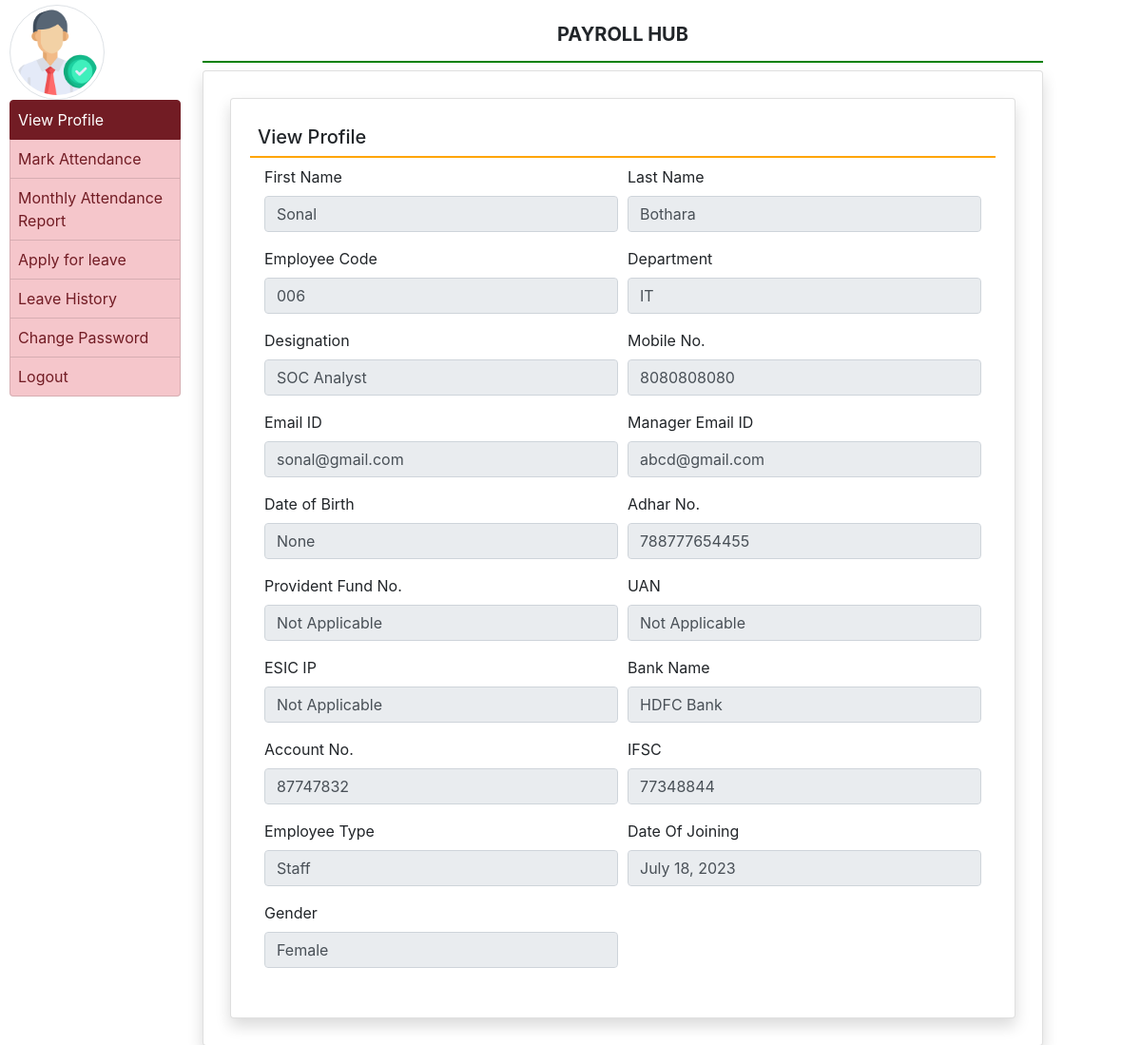
/viewProfile/ (signed in), run on the app's committed database.
### employee/models.py (models this page shows, shortened)
class EmployeeDetail(models.Model):
    empcode = models.CharField(primary_key=True,max_length=50)
    user = models.ForeignKey(User, on_delete=models.CASCADE)
    empdept = models.CharField(max_length=50, null=True)
    designation = models.CharField(max_length=100, null=True)
    contact = models.CharField(max_length=10, null=True)
    gender = models.CharField(max_length=50, null=True)
    joiningDate = models.DateField(null=True)
    manage = models.CharField(max_length=50, null=True)
    dob = models.DateField(null=True, blank=True)
    adhar = models.CharField(max_length=20,null=True,blank=True)
    pfno = models.CharField(max_length=20, default="Not Applicable")
    uan = models.CharField(max_length=20, default="Not Applicable")
    esicip = models.CharField(max_length=20, default="Not Applicable")
    bank = models.CharField(max_length=200, null=True,blank=True)
    ifsc = models.CharField(max_length=50, null=True,blank=True)
    accountno = models.CharField(max_length=50, null=True,blank=True)
    emptype = models.CharField(max_length=50, null=True)
    leavingDate = models.DateField(null=True, blank=True)
    status = models.CharField(default="Active",max_length=20)
    company_name = models.CharField(default="None", max_length=200)
    class Meta :
        db_table = 'EmployeeDetail'

### employee/views.py (the view)
# urls.py: path('viewProfile/', views.viewProfile, name="viewProfile"),
def viewProfile(request):
    if not request.user.is_authenticated:
        return redirect('empLogin')
    user = request.user
    employee = EmployeeDetail.objects.get(user=user)
    if not employee.pfno:
        employee.pfno = "Not Applicable"
    if not employee.uan:
        employee.uan = "Not Applicable"
    if not employee.esicip:
        employee.esicip = "Not Applicable"
    return render(request, 'viewProfile.html', locals())

### employee/templates/viewProfile.html (shortened to what this page needs)
{% extends 'empBase.html' %}
{% block main %}
<div class="card shadow m-2">
    <div class="card-body">
        <h5 class="p-2" style="border-bottom:2px solid orange">View Profile </h5>
        <div class="container-fluid">
            <form method="post">
                <div class="form-row">
                    <div class="col-sm-6">
                        <div class="form-group">
                            <label>First Name</label>
                            <input type="text" name="firstname" class="form-control" value="{{employee.user.first_name}}" disabled>
                        </div>
                    </div>
                    <div class="col-sm-6">
                        <div class="form-group">
                            <label>Last Name</label>
                            <input type="text" name="lastname" class="form-control" value="{{employee.user.last_name}}" disabled>
                        </div>
                    </div>
                    <div class="col-sm-6">
                        <div class="form-group">
                            <label>Employee Code</label>
                            <input type="text" name="empcode" class="form-control" value="{{employee.empcode}}" disabled>
                        </div>
                    </div>
                    <div class="col-sm-6">
                        <div class="form-group">
                            <label>Department</label>
                            <input type="text" name="empDep" class="form-control" value="{{employee.empdept}}" disabled>
                        </div>
                    </div>
                    <div class="col-sm-6">
                        <div class="form-group">
                            <label>Designation</label>
                            <input type="text" name="empDes" class="form-control" value="{{employee.designation}}" disabled>
                        </div>
                    </div>
                    <div class="col-sm-6">
                        <div class="form-group">
                            <label>Mobile No.</label>
                            <input type="text" name="empContact" class="form-control" value="{{employee.contact}}" disabled>
                        </div>
                    </div>
                    <div class="col-sm-6">
                        <div class="form-group">
                            <label>Email ID</label>
                            <input type="text" name="emailid" class="form-control" value="{{employee.user.username}}" disabled>
                        </div>
                    </div>
                    <div class="col-sm-6">
                        <div class="form-group">
                            <label>Manager Email ID</label>
                            <input type="text" name="manager" class="form-control" value="{{employee.manage}}" disabled>
                        </div>
                    </div>
                    <div class="col-sm-6">
                        <div class="form-group">
                            <label>Date of Birth</label>
                            <input type="text" name="db" class="form-control" value="{{employee.dob}}" disabled>
                        </div>
                    </div>
                    <div class="col-sm-6">
                        <div class="form-group">
                            <label>Adhar No.</label>
                            <input type="text" name="adharno" class="form-control" value="{{employee.adhar}}" disabled>
                        </div>
                    </div>
                    <div class="col-sm-6">
                        <div class="form-group">
                            <label>Provident Fund No.</label>
                            <input type="text" name="pf" class="form-control" value="{{employee.pfno}}" disabled>
                        </div>
                    </div>
                    <div class="col-sm-6">
                        <div class="form-group">
                            <label>UAN</label>
                            <input type="text" name="uann" class="form-control" value="{{employee.uan}}" disabled>
                        </div>
                    </div>
                    <div class="col-sm-6">
                        <div class="form-group">
                            <label>ESIC IP</label>
                            <input type="text" name="esic" class="form-control" value="{{employee.esicip}}" disabled>
                        </div>
                    </div>
                    <div class="col-sm-6">
                        <div class="form-group">
                            <label>Bank Name</label>
                            <input type="text" name="bname" class="form-control" value="{{employee.bank}}" disabled>
                        </div>
                    </div>
                    <div class="col-sm-6">
                        <div class="form-group">
                            <label>Account No.</label>
                            <input type="text" name="acno" class="form-control" value="{{employee.accountno}}" disabled>
                        </div>
                    </div>
                    <div class="col-sm-6">
                        <div class="form-group">
                            <label>IFSC</label>
                            <input type="text" name="ifscno" class="form-control" value="{{employee.ifsc}}" disabled>
                        </div>
                    </div>
                    <div class="col-sm-6">
                        <div class="form-group">
                            <label>Employee Type</label>
                            <input type="text" name="emtype" class="form-control" value="{{employee.emptype}}" disabled>
                        </div>
                    </div>
                    <div class="col-sm-6">
                        <div class="form-group">
                            <label>Date Of Joining</label>
                            <input type="text" name="jdate" class="form-control" value="{{employee.joiningDate}}" disabled>
                        </div>
                    </div>
                    <div class="col-sm-6">
                        <div class="form-group">
                            <label>Gender</label>
                            <input type="text" name="gender" class="form-control" value="{{employee.gender}}" disabled>
                        </div>
                    </div>
                </div>
            </form>
        </div>
    </div>
</div>
{% endblock %}

### data on the page
EmployeeDetail: firstname "Sonal", lastname "Bothara", empcode "006", empDep "IT", empDes "SOC Analyst", empContact "8080808080", emailid "sonal@gmail.com", manager "abcd@gmail.com", db "None", adharno "788777654455", pf "Not Applicable", uann "Not Applicable", esic "Not Applicable", bname "HDFC Bank", acno "87747832", ifscno "77348844", emtype "Staff", jdate "July 18, 2023", gender "Female"
